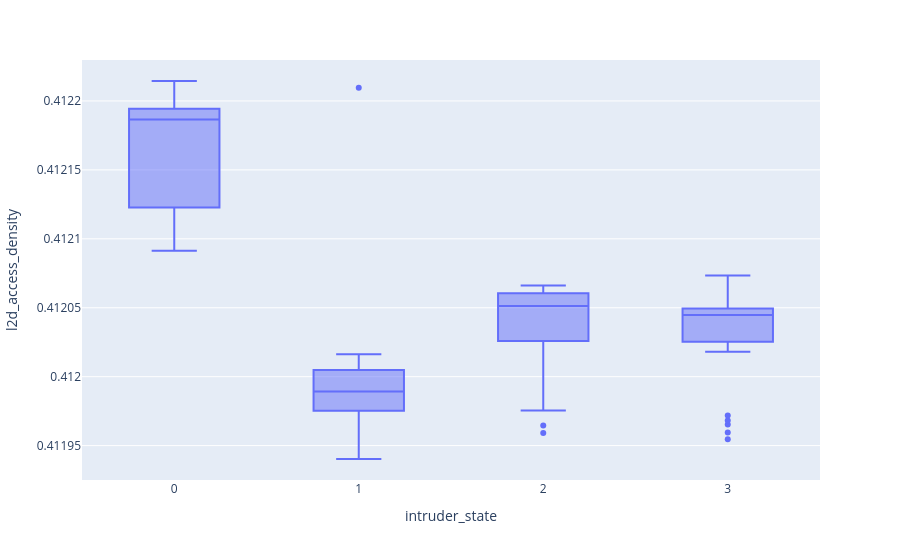

Notebook code for this chart:
### Code cell
plt.box(data, x="intruder_state", y="l2d_access_density")

### Figure 1 — Plotly figure (JSON) as saved in the notebook; plotly's stock layout.template omitted (floating-point values rounded to 4 significant figures)
{"data": [{"alignmentgroup": "True", "hovertemplate": "intruder_state=%{x}<br>l2d_access_density=%{y}<extra></extra>", "legendgroup": "", "marker": {"color": "#636efa"}, "name": "", "notched": false, "offsetgroup": "", "orientation": "v", "showlegend": false, "type": "box", "x": [0, 1, 2, 3, 0, 1, 2, 3, 0, 1, 2, 3, 0, 1, 2, 3, 0, 1, 2, 3, 0, 1, 2, 3, 0, 1, 2, 3, 0, 1, 2, 3, 0, 1, 2, 3, 0, 1, 2, 3, 0, 1, 2, 3, 0, 1, 2, 3, 0, 1, 2, 3, 0, 1, 2, 3, 0, 1, 2, 3, 0, 1, 2, 3, 0, 1, 2, 3, 0, 1, 2, 3, 0, 1, 2, 3, 0, 1, 2, 3, 0, 1, 2, 3, 0, 1, 2, 3, 0, 1, 2, 3, 0, 1, 2, 3, 0, 1, 2, 3, 0, 1, 2, 3, 0, 1, 2, 3, 0, 1, 2, 3, 0, 1, 2, 3, 0, 1, 2, 3, 0, 1, 2], "x0": " ", "xaxis": "x", "y": [0.4122, 0.4122, 0.412, 0.412, 0.4121, 0.412, 0.4121, 0.4121, 0.4121, 0.412, 0.412, 0.412, 0.4121, 0.412, 0.4121, 0.412, 0.4121, 0.412, 0.412, 0.412, 0.4121, 0.412, 0.4121, 0.412, 0.4122, 0.412, 0.412, 0.412, 0.4121, 0.412, 0.4121, 0.412, 0.4122, 0.412, 0.412, 0.412, 0.4122, 0.412, 0.4121, 0.412, 0.4122, 0.412, 0.4121, 0.412, 0.4122, 0.412, 0.4121, 0.412, 0.4122, 0.412, 0.4121, 0.4121, 0.4122, 0.412, 0.412, 0.412, 0.4122, 0.412, 0.4121, 0.4121, 0.4121, 0.412, 0.4121, 0.412, 0.4121, 0.412, 0.412, 0.412, 0.4122, 0.412, 0.412, 0.412, 0.4122, 0.412, 0.412, 0.412, 0.4122, 0.412, 0.4121, 0.4121, 0.4121, 0.412, 0.412, 0.412, 0.4121, 0.4119, 0.4121, 0.412, 0.4122, 0.4119, 0.412, 0.4121, 0.4122, 0.412, 0.4121, 0.4121, 0.4122, 0.412, 0.412, 0.412, 0.4121, 0.412, 0.412, 0.412, 0.4122, 0.412, 0.4121, 0.412, 0.4122, 0.412, 0.412, 0.4121, 0.4122, 0.412, 0.4121, 0.412, 0.4122, 0.412, 0.4121, 0.412, 0.4122, 0.412, 0.4121], "y0": " ", "yaxis": "y"}], "layout": {"boxmode": "group", "legend": {"tracegroupgap": 0}, "margin": {"t": 60}, "xaxis": {"anchor": "y", "domain": [0, 1], "title": {"text": "intruder_state"}}, "yaxis": {"anchor": "x", "domain": [0, 1], "title": {"text": "l2d_access_density"}}}}
